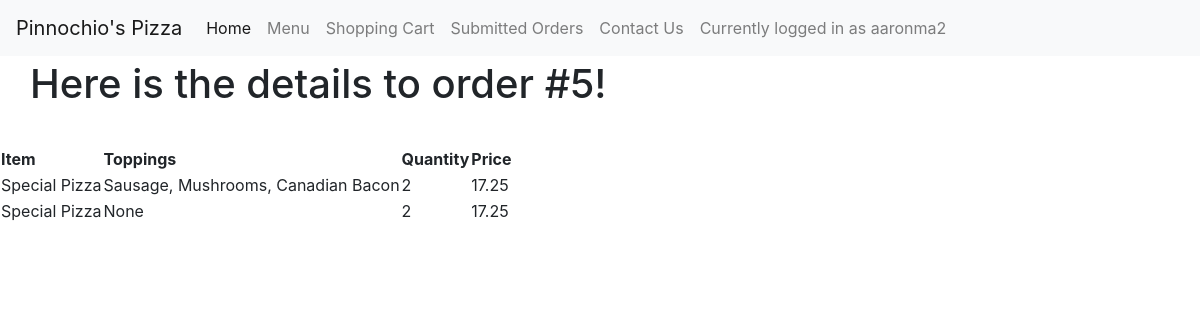
The page /orders/5 (signed in) on the database its author committed.
### orders/models.py (models this page shows, shortened)
class OrderDetail(models.Model):
    order = models.ForeignKey(Order, on_delete=models.CASCADE, related_name="Order")
    food = models.ForeignKey(Food, on_delete=models.CASCADE, related_name="OrderFood", default = 0)
    quantity = models.PositiveIntegerField(default = 1)
    topping = models.ManyToManyField(Topping, blank = True, related_name="OrderTopping")

class Food(models.Model):
    item = models.ForeignKey(Item, on_delete=models.CASCADE, related_name="FoodItem")
    price = models.DecimalField(max_digits = 10, decimal_places=2,validators=[MinValueValidator(0)])
    size = models.ForeignKey(Size, on_delete=models.CASCADE, related_name="Size")
    options = (('true', 'Yes'), ('false', 'No'))
    hasToppings = models.CharField(max_length = 5, choices = options, default = 'false')
    numToppings = models.PositiveIntegerField(default = 0, help_text = "0 for cheese pizza")
    name = models.CharField(max_length = 64, default = "None", help_text = "Do not include size in name")

class Topping(models.Model):
    name = models.CharField(max_length = 64)
    def __str__(self):
        return f"{self.name}"

### orders/views.py (the view)
# urls.py: path("orders/<int:order_id>", views.order_details, name="order_details"),
def order_details(request, order_id):
    context = {
        "page_text": "Here is the details to order #" + str(order_id) + "!",
        "order_details": OrderDetail.objects.filter(order_id__exact = order_id)
    }
    return render(request, "orders/order_details.html", context)

### orders/templates/orders/order_details.html (shortened to what this page needs)
{% extends "orders/base.html" %}
{% block body %}
  <h1 class= "main">
    {{ page_text }}
  </h1>
  <table>
    <tr>
      <th>Item</th>
      <th>Toppings</th>
      <th>Quantity</th>
      <th>Price</th>
    </tr>
  {% for order_detail in order_details %}
  <tr>
      <td>{{order_detail.food.name}}</td>
      <td>{{ order_detail.topping.all|join:", "|default:"None" }} </td>
      <td>{{order_detail.quantity}}</td>
      <td>{{order_detail.food.price}}</td>
  </tr>
  {% endfor %}
</table>
{% endblock %}

### orders/templates/orders/base.html (shortened to what this page needs)
<!DOCTYPE html>
<html>
    <head>
        <link rel="stylesheet" href="https://maxcdn.bootstrapcdn.com/bootstrap/4.0.0-beta.3/css/bootstrap.min.css">
    </head>
    <body>
                    <nav class="navbar navbar-expand-lg navbar-light bg-light fixed-top">
                        <a class="navbar-brand" href="{% url 'index'%}">Pinnochio's Pizza</a>
                        <div class="collapse navbar-collapse" id="navbarNav">
                          <ul class="navbar-nav">
                            <li class="nav-item active">
                              <a class="nav-link" href="{% url 'index'%}">Home<span class="sr-only">(current)</span></a>
                            </li>
                            <li class="nav-item">
                              <a class="nav-link" href="{% url 'menu'%}">Menu</a>
                            </li>
                            <li class="nav-item">
                              <a class="nav-link" href="{% url 'cart'%}">Shopping Cart</a>
                            </li>
                            <li class="nav-item">
                              <a class="nav-link" href="{% url 'orders'%}">Submitted Orders</a>
                            </li>
                            <li class="nav-item">
                              <a class="nav-link" href="{% url 'contact'%}">Contact Us</a>
                            </li>
                            <li class="nav-item">
                            {% if user.username%}
                              <a class = "nav-link my-2 my-lg-0"> Currently logged in as {{user.username}}</a>
                            {% endif %}
                            </li>
                          </ul>
                        </div>
                    </nav>
        {% block body %}
        {% endblock %}
    </body>
</html>

### orders/templates/orders/base.html (style rules this page uses)
.main { padding: 30px; margin-top: 30px; }

### rows shown on the page
OrderDetail: food.name "Special Pizza", topping.all "Sausage, Mushrooms, Canadian Bacon", quantity "2", food.price "17.25"
OrderDetail: food.name "Special Pizza", topping.all "None", quantity "2", food.price "17.25"

### other values the page prints
{{ user.username }} "aaronma2"
{{ page_text }} "Here is the details to order #5!"
